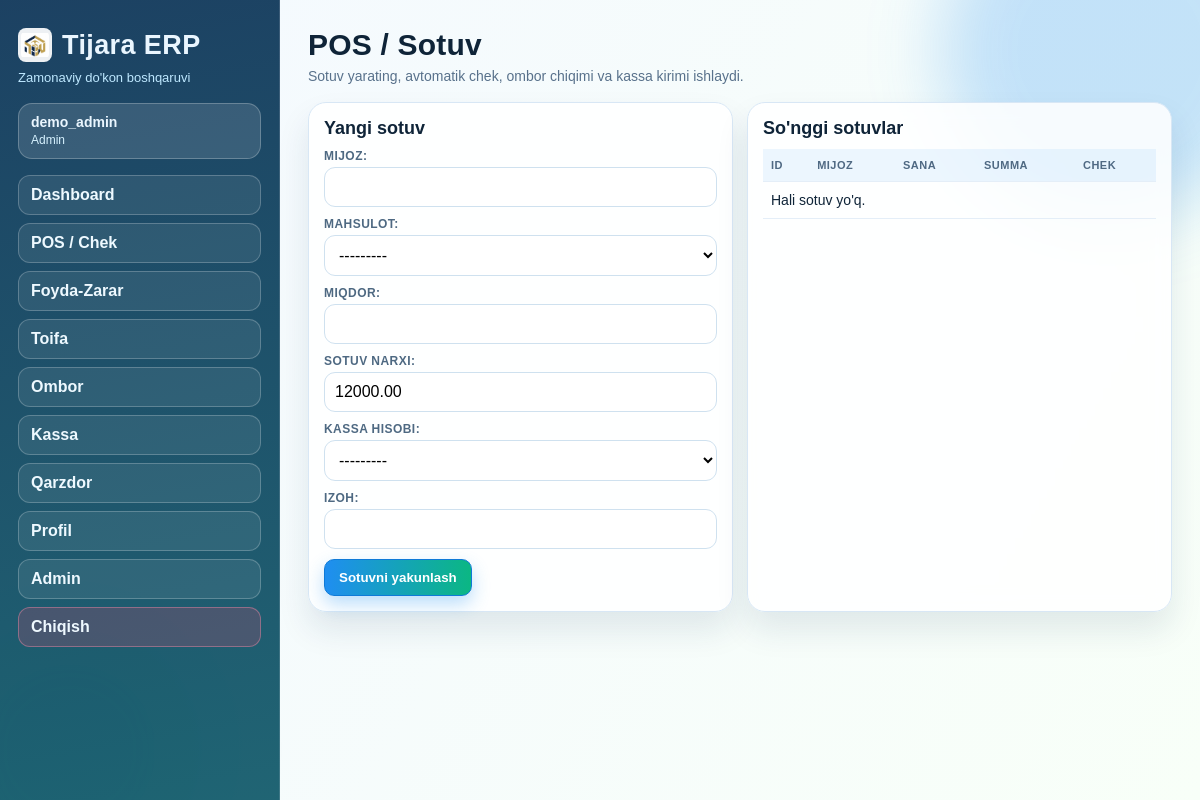
The page /savdo/pos/ (signed in) on the database as committed earlier.
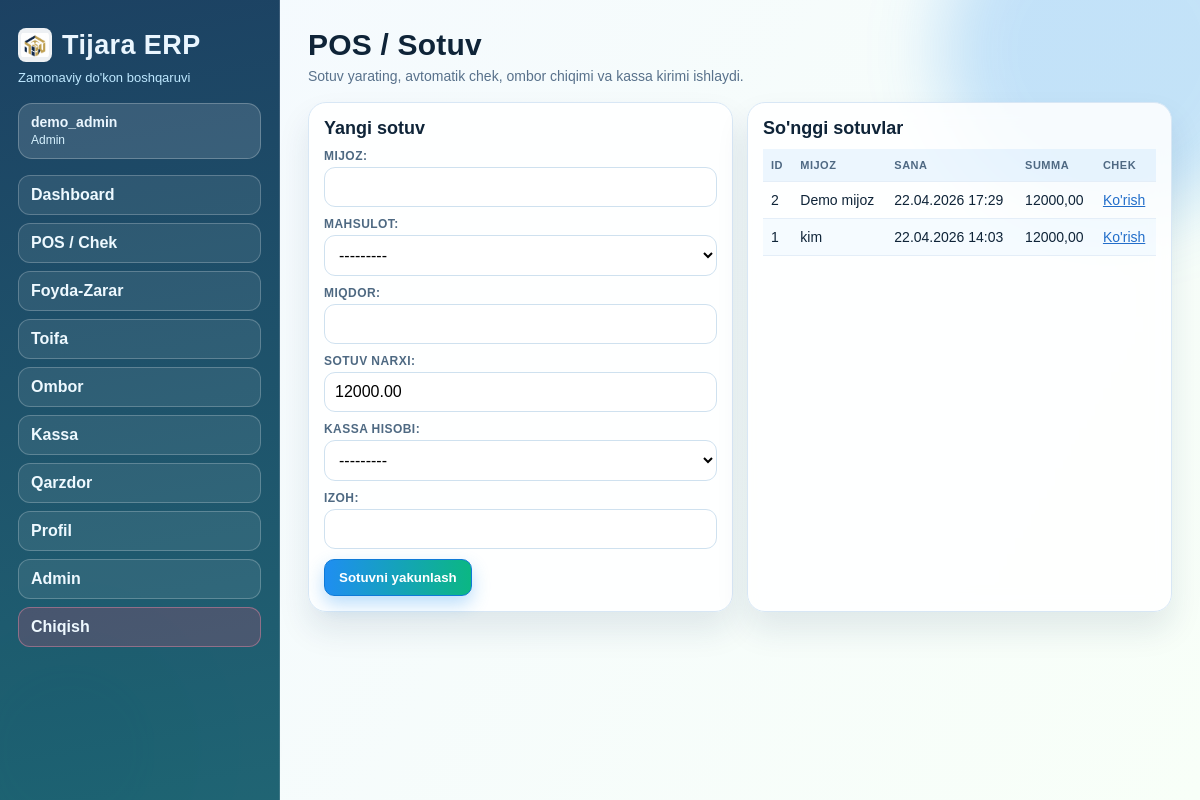
The same page on the database as committed later.
### savdo/models.py (models this page shows, shortened)
class Sale(models.Model):
    customer_name = models.CharField(max_length=150, blank=True)
    note = models.CharField(max_length=255, blank=True)
    sold_at = models.DateTimeField(default=timezone.now)
    operator = models.ForeignKey(
        settings.AUTH_USER_MODEL, null=True, blank=True, on_delete=models.SET_NULL, related_name="sales"
    )
    cash_account = models.ForeignKey(
        CashAccount, on_delete=models.PROTECT, related_name="sales", null=True, blank=True
    )
    total_amount = models.DecimalField(max_digits=14, decimal_places=2, default=0)
    total_cost = models.DecimalField(max_digits=14, decimal_places=2, default=0)
    profit_amount = models.DecimalField(max_digits=14, decimal_places=2, default=0)
    is_finalized = models.BooleanField(default=False)
    finalized_at = models.DateTimeField(null=True, blank=True)
    created_at = models.DateTimeField(auto_now_add=True)
    class Meta:
        ordering = ["-sold_at"]
        verbose_name = "Sotuv"
        verbose_name_plural = "Sotuvlar"

### savdo/views.py (the view)
# urls.py: path("pos/", views.pos_page, name="web-pos"),
@login_required
def pos_page(request):
    if request.method == "POST":
        form = POSSaleForm(request.POST)
        if form.is_valid():
            product = form.cleaned_data["product"]
            quantity = form.cleaned_data["quantity"]
            available = _current_stock_for_product(product)
            if quantity > available:
                form.add_error("quantity", f"Yetarli zaxira yo'q. Mavjud: {available}")
            else:
                sale = Sale.objects.create(
                    customer_name=form.cleaned_data["customer_name"],
                    note=form.cleaned_data["note"],
                    sold_at=timezone.now(),
                    operator=request.user if request.user.is_authenticated else None,
                    cash_account=form.cleaned_data["cash_account"],
                )
                SaleItem.objects.create(
                    sale=sale,
                    product=product,
                    quantity=quantity,
                    unit_price=form.cleaned_data["unit_price"],
                    purchase_price_at_sale=latest_product_cost(product),
                )
                sale.finalize()
                messages.success(request, f"Sotuv yaratildi. Chek raqami: {sale.pk}")
                return redirect("sale-receipt", sale_id=sale.pk)
    else:
        form = POSSaleForm()
        form.fields["product"].queryset = Product.objects.filter(is_active=True).order_by("name")
        form.fields["cash_account"].queryset = form.fields["cash_account"].queryset.order_by("name")
        default_product = form.fields["product"].queryset.first()
        if default_product:
            form.fields["unit_price"].initial = default_product.sale_price
    recent_sales = Sale.objects.select_related("cash_account").prefetch_related("items__product").order_by("-sold_at")[:10]
    return render(request, "savdo_pos.html", {"form": form, "recent_sales": recent_sales})

### savdo/forms.py
class POSSaleForm(forms.Form):
    customer_name = forms.CharField(label="Mijoz", max_length=150, required=False)
    product = forms.ModelChoiceField(label="Mahsulot", queryset=Product.objects.filter(is_active=True))
    quantity = forms.DecimalField(label="Miqdor", min_value=0.001, decimal_places=3, max_digits=14)
    unit_price = forms.DecimalField(label="Sotuv narxi", min_value=0, decimal_places=2, max_digits=14)
    cash_account = forms.ModelChoiceField(label="Kassa hisobi", queryset=CashAccount.objects.all(), required=False)
    note = forms.CharField(label="Izoh", max_length=255, required=False)

### kassa/models.py (called while the page is built)
    def __str__(self):
        return f"{self.name} ({self.account_type})"

### toifa/models.py (called while the page is built)
    def __str__(self):
        return f"{self.name} ({self.category.name})"

### templates/savdo_pos.html (shortened to what this page needs)
{% extends "base.html" %}
{% block content %}
<section class="header">
    <h2>POS / Sotuv</h2>
    <p>Sotuv yarating, avtomatik chek, ombor chiqimi va kassa kirimi ishlaydi.</p>
</section>
<section class="grid-2">
    <div class="panel">
        <h3>Yangi sotuv</h3>
        <form method="post" class="form-grid">
            {{ form.as_p }}
            <button type="submit" class="btn">Sotuvni yakunlash</button>
        </form>
    </div>
    <div class="panel">
        <h3>So'nggi sotuvlar</h3>
        <table>
            <thead><tr><th>ID</th><th>Mijoz</th><th>Sana</th><th>Summa</th><th>Chek</th></tr></thead>
            <tbody>
                {% for s in recent_sales %}
                <tr>
                    <td>{{ s.id }}</td>
                    <td>{{ s.customer_name|default:"-" }}</td>
                    <td>{{ s.sold_at|date:"d.m.Y H:i" }}</td>
                    <td>{{ s.total_amount }}</td>
                    <td><a href="{% url 'sale-receipt' s.id %}">Ko'rish</a></td>
                </tr>
                {% empty %}
                <tr><td colspan="5">Hali sotuv yo'q.</td></tr>
                {% endfor %}
            </tbody>
        </table>
    </div>
</section>
{% endblock %}

Rows that differ between the two databases and show on the page:
added Sale: id "2", customer_name "Demo mijoz", sold_at "22.04.2026 17:29", total_amount "12000,00"
added Sale: id "1", customer_name "kim", sold_at "22.04.2026 14:03", total_amount "12000,00"
Other text that changed with them:
text no longer shown: "Hali sotuv yo'q."
